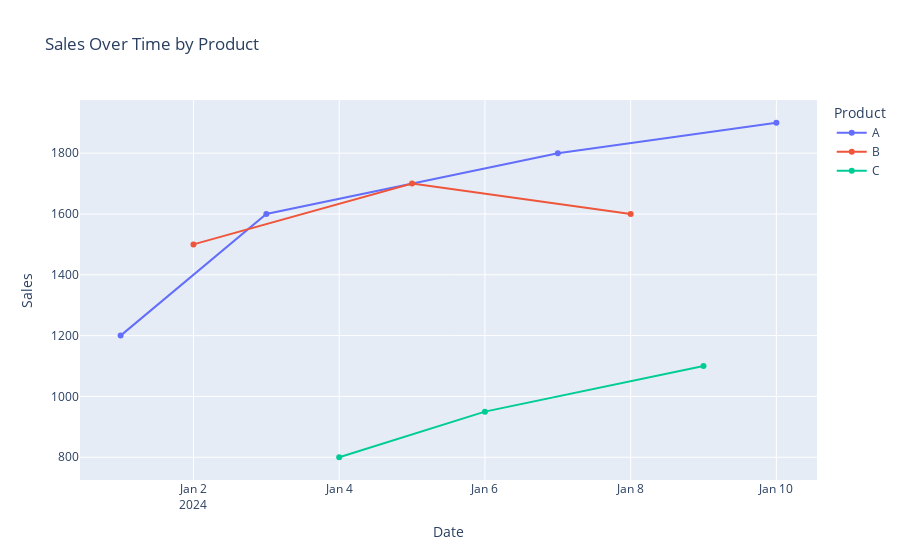

Here is the notebook cell this chart was saved with:
### Markdown cell above
### Task 7: Multi-Line Chart

    Data: sales_data.csv

    Goal: Show Sales over time for each Product using different lines.

### Code cell
fig = px.line(df,x='Date',y='Sales',
              color='Product',
              title='Sales Over Time by Product',
              markers=True)

fig.update_layout(xaxis_title='Date',
                  yaxis_title='Sales',
                  legend_title='Product')
fig.show()

### Figure 1 — Plotly figure (JSON) as saved in the notebook; plotly's stock layout.template omitted (floating-point values rounded to 4 significant figures)
{"data": [{"hovertemplate": "Product=A<br>Date=%{x}<br>Sales=%{y}<extra></extra>", "legendgroup": "A", "line": {"color": "#636efa", "dash": "solid"}, "marker": {"symbol": "circle"}, "mode": "lines+markers", "name": "A", "orientation": "v", "showlegend": true, "type": "scatter", "x": ["2024-01-01", "2024-01-03", "2024-01-07", "2024-01-10"], "xaxis": "x", "y": [1200, 1600, 1800, 1900], "yaxis": "y"}, {"hovertemplate": "Product=B<br>Date=%{x}<br>Sales=%{y}<extra></extra>", "legendgroup": "B", "line": {"color": "#EF553B", "dash": "solid"}, "marker": {"symbol": "circle"}, "mode": "lines+markers", "name": "B", "orientation": "v", "showlegend": true, "type": "scatter", "x": ["2024-01-02", "2024-01-05", "2024-01-08"], "xaxis": "x", "y": [1500, 1700, 1600], "yaxis": "y"}, {"hovertemplate": "Product=C<br>Date=%{x}<br>Sales=%{y}<extra></extra>", "legendgroup": "C", "line": {"color": "#00cc96", "dash": "solid"}, "marker": {"symbol": "circle"}, "mode": "lines+markers", "name": "C", "orientation": "v", "showlegend": true, "type": "scatter", "x": ["2024-01-04", "2024-01-06", "2024-01-09"], "xaxis": "x", "y": [800, 950, 1100], "yaxis": "y"}], "layout": {"legend": {"title": {"text": "Product"}, "tracegroupgap": 0}, "title": {"text": "Sales Over Time by Product"}, "xaxis": {"anchor": "y", "domain": [0, 1], "title": {"text": "Date"}}, "yaxis": {"anchor": "x", "domain": [0, 1], "title": {"text": "Sales"}}}}
